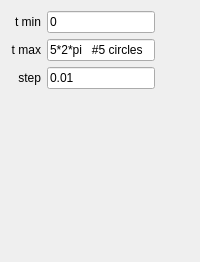
                     <widget class="QWidget" name="Variables_tab_3">
                      <attribute name="title">
                       <string>Variables</string>
                      </attribute>
                      <layout class="QGridLayout" name="gridLayout_16">
                       <item row="0" column="0">
                        <layout class="QGridLayout" name="gridLayout_17">
                         <item row="0" column="0">
                          <widget class="QLabel" name="label_tmin_4">
                           <property name="maximumSize">
                            <size>
                             <width>70</width>
                             <height>16777215</height>
                            </size>
                           </property>
                           <property name="layoutDirection">
                            <enum>Qt::LeftToRight</enum>
                           </property>
                           <property name="text">
                            <string>t min</string>
                           </property>
                           <property name="alignment">
                            <set>Qt::AlignRight|Qt::AlignTrailing|Qt::AlignVCenter</set>
                           </property>
                          </widget>
                         </item>
                         <item row="0" column="1">
                          <widget class="QLineEdit" name="ParCurve_tmin_3">
                           <property name="sizePolicy">
                            <sizepolicy hsizetype="Fixed" vsizetype="Fixed">
                             <horstretch>0</horstretch>
                             <verstretch>0</verstretch>
                            </sizepolicy>
                           </property>
                           <property name="minimumSize">
                            <size>
                             <width>40</width>
                             <height>0</height>
                            </size>
                           </property>
                           <property name="maximumSize">
                            <size>
                             <width>150</width>
                             <height>16777215</height>
                            </size>
                           </property>
                           <property name="text">
                            <string>0</string>
                           </property>
                           <property name="maxLength">
                            <number>32769</number>
                           </property>
                          </widget>
                         </item>
                         <item row="1" column="0">
                          <widget class="QLabel" name="label_tmax_4">
                           <property name="maximumSize">
                            <size>
                             <width>70</width>
                             <height>16777215</height>
                            </size>
                           </property>
                           <property name="layoutDirection">
                            <enum>Qt::LeftToRight</enum>
                           </property>
                           <property name="text">
                            <string>t max</string>
                           </property>
                           <property name="alignment">
                            <set>Qt::AlignRight|Qt::AlignTrailing|Qt::AlignVCenter</set>
                           </property>
                          </widget>
                         </item>
                         <item row="1" column="1">
                          <widget class="QLineEdit" name="ParCurve_tmax_3">
                           <property name="sizePolicy">
                            <sizepolicy hsizetype="Fixed" vsizetype="Fixed">
                             <horstretch>0</horstretch>
                             <verstretch>0</verstretch>
                            </sizepolicy>
                           </property>
                           <property name="minimumSize">
                            <size>
                             <width>40</width>
                             <height>0</height>
                            </size>
                           </property>
                           <property name="maximumSize">
                            <size>
                             <width>150</width>
                             <height>16777215</height>
                            </size>
                           </property>
                           <property name="text">
                            <string>5*2*pi   #5 circles</string>
                           </property>
                           <property name="maxLength">
                            <number>32769</number>
                           </property>
                          </widget>
                         </item>
                         <item row="2" column="0">
                          <widget class="QLabel" name="label_tstep_4">
                           <property name="maximumSize">
                            <size>
                             <width>70</width>
                             <height>16777215</height>
                            </size>
                           </property>
                           <property name="layoutDirection">
                            <enum>Qt::LeftToRight</enum>
                           </property>
                           <property name="text">
                            <string>step</string>
                           </property>
                           <property name="alignment">
                            <set>Qt::AlignRight|Qt::AlignTrailing|Qt::AlignVCenter</set>
                           </property>
                          </widget>
                         </item>
                         <item row="2" column="1">
                          <widget class="QLineEdit" name="ParCurve_tstep_3">
                           <property name="sizePolicy">
                            <sizepolicy hsizetype="Fixed" vsizetype="Fixed">
                             <horstretch>0</horstretch>
                             <verstretch>0</verstretch>
                            </sizepolicy>
                           </property>
                           <property name="minimumSize">
                            <size>
                             <width>40</width>
                             <height>0</height>
                            </size>
                           </property>
                           <property name="maximumSize">
                            <size>
                             <width>150</width>
                             <height>16777215</height>
                            </size>
                           </property>
                           <property name="text">
                            <string>0.01</string>
                           </property>
                           <property name="maxLength">
                            <number>32769</number>
                           </property>
                          </widget>
                         </item>
                        </layout>
                       </item>
                       <item row="0" column="1">
                        <spacer name="horizontalSpacer_12">
                         <property name="orientation">
                          <enum>Qt::Horizontal</enum>
                         </property>
                         <property name="sizeHint" stdset="0">
                          <size>
                           <width>29</width>
                           <height>20</height>
                          </size>
                         </property>
                        </spacer>
                       </item>
                       <item row="1" column="0">
                        <spacer name="verticalSpacer_2">
                         <property name="orientation">
                          <enum>Qt::Vertical</enum>
                         </property>
                         <property name="sizeHint" stdset="0">
                          <size>
                           <width>20</width>
                           <height>162</height>
                          </size>
                         </property>
                        </spacer>
                       </item>
                      </layout>
                     </widget>
